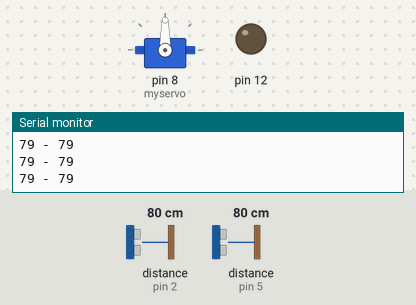
Recording of a sketch running on a simulated Arduino Uno, built with avr-gcc and run on an emulated ATmega328P. On the bench: servo, output pins drawn as LEDs (lit = HIGH), the last lines printed to the serial monitor. Wiring (inferred from the names in the program): 2 × ultrasonic range finder: trigger pin 3, echo pin 2 / trigger pin 4, echo pin 5. The test bench sets the inputs (shaded band); at power-on: distance to the obstacle (sensors on pin 2, pin 5) 80 cm. The echo pulse lasts 58.3 µs per cm; pins used as bus, display or sensor lines are not drawn.

Above: at 1.2 s.
1.3 s: distance to the obstacle (sensor on pin 2) set to 16 cm
2.8 s: distance to the obstacle (sensor on pin 2) set to 13 cm
At 2.96 s:
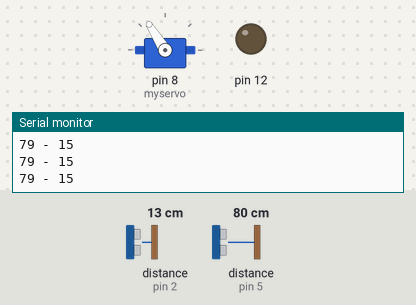
5.8 s: distance to the obstacle (sensor on pin 5) set to 6 cm
At 8.1 s:
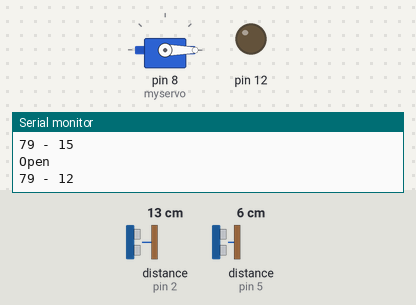
8.8 s: distance to the obstacle (sensor on pin 5) set to 3 cm
At 10.2 s:
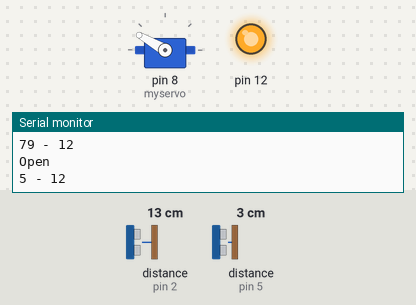
Timing chart, 0 to 12.3 s (numbered marks = the images above; inputs shaded):
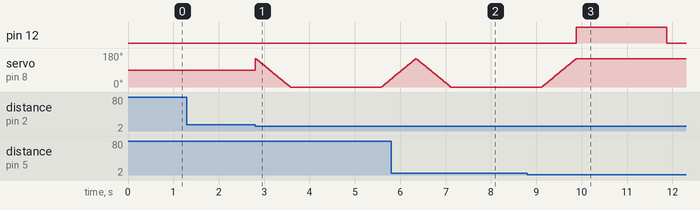

Measured:
- the behaviour switches between 15 and 14 cm on distance to the obstacle (sensor on pin 2) (found by bisection; images 0 and 1)
- the behaviour switches between 5 and 4 cm on distance to the obstacle (sensor on pin 5) (found by bisection; images 2 and 3)
- after the input at 5.8 s, servo on pin 8 (myservo): goes on until 7.1 s, then stays 0°
- after the input at 8.8 s, pin 12: LOW → HIGH after 1.1 s, → LOW 2.0 s later; servo on pin 8 (myservo): goes on until 9.9 s, then stays 150°

The sketch:

Smart_Dustbin.ino
```cpp
#include <Servo.h>
Servo myservo;

#define trigPin1 3
#define echoPin1 2
#define trigPin2 4
#define echoPin2 5

long duration, distance, RS,LS;

void setup()
{
Serial.begin (9600);
myservo.attach(8);
pinMode(trigPin1, OUTPUT);
pinMode(echoPin1, INPUT);
pinMode(trigPin2, OUTPUT);
pinMode(echoPin2, INPUT);
pinMode(12, OUTPUT);
}

void loop() {
SonarSensor(trigPin1, echoPin1);
RS = distance;
SonarSensor(trigPin2, echoPin2);
LS = distance;
if(LS>=4)
{
  if(RS<=13)
  {
    sweep();
    Serial.println("Open");
  }
}
else
{
  buzz();
  Serial.println("Full");
}
Serial.print(LS);
Serial.print(" - ");
Serial.println(RS);

}

void SonarSensor(int trigPin,int echoPin)
{
digitalWrite(trigPin, LOW);
delayMicroseconds(2);
digitalWrite(trigPin, HIGH);
delayMicroseconds(10);
digitalWrite(trigPin, LOW);
duration = pulseIn(echoPin, HIGH);
distance = (duration/2) / 29.1;
}

void buzz()
{
    digitalWrite(12,1);
    delay(2000);
    digitalWrite(12,0);
    delay(1000);
}

void sweep()
{
  for (int pos = 150; pos >= 0; pos -= 1)
  {
    myservo.write(pos);
    delay(5);
  }
  delay(2000);
  for (int pos = 0; pos <= 150; pos += 1)
  {
    myservo.write(pos);
    delay(5);
  }
}
```
